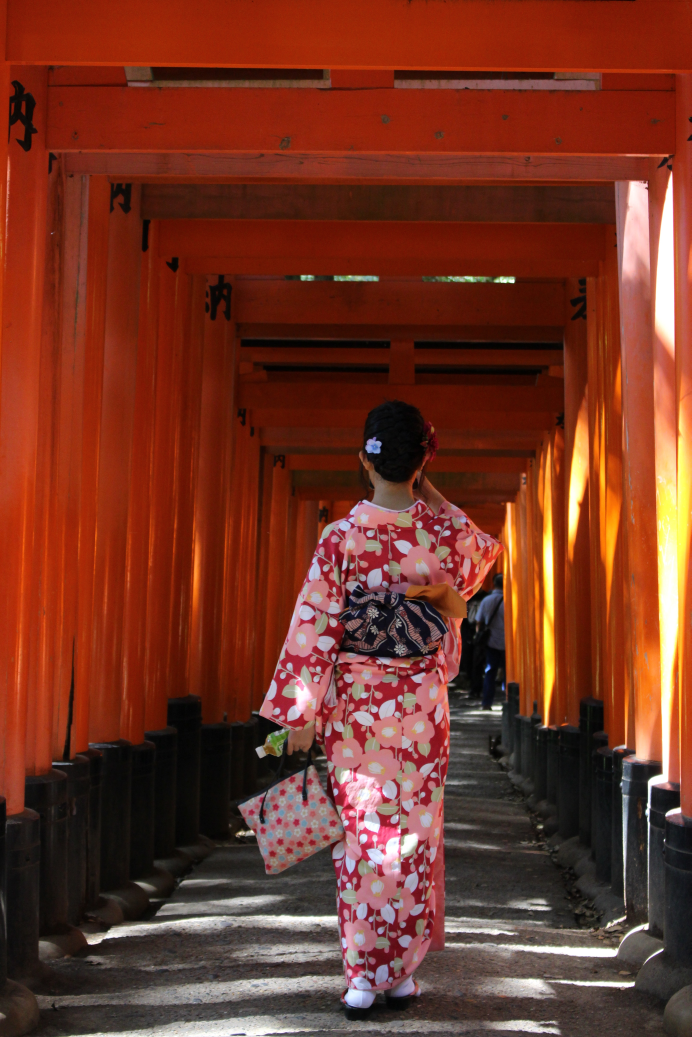
#> input picture SImple Effects/image_depth_estimation/test.jpg, 3456 x 5184 px (shown at 1/5 size)
$ jupyter execute test.ipynb
#> lines starting #> are read from the running program, lines starting #| are printed output that depends on the picture
[cell 1]
import cv2

[cell 2]
file_path = 'test.jpg'
img_tmp = cv2.imread(file_path)
#> img_tmp is the input picture: shape (5184, 3456, 3); mean B, G, R 36.4, 53.1, 115.1
img_tmp = cv2.cvtColor(img_tmp, cv2.COLOR_RGBA2RGB)
h, w = img_tmp.shape[0], img_tmp.shape[1]
#> h = 5184; w = 3456
print(h, w)
#| 5184 3456
img_tmp = cv2.resize(img_tmp, (int(w/10), int(h/10)), interpolation=cv2.INTER_AREA)
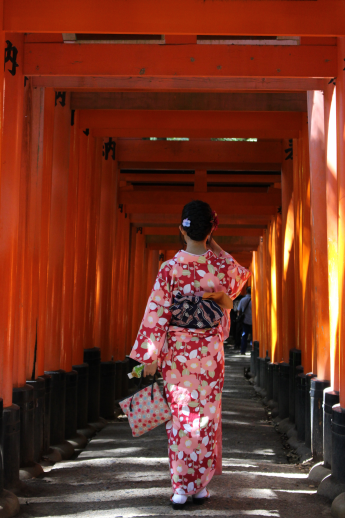
#> img_tmp: shape (518, 345, 3); mean B, G, R 36.4, 53.1, 115.1
cv2.imshow('output', img_tmp)
# h, w = img.shape[0], img.shape[1]
# img = cv2.resize(img, (h*0.2, w*0.2))
cv2.waitKey(0)
cv2.destroyAllWindows()
